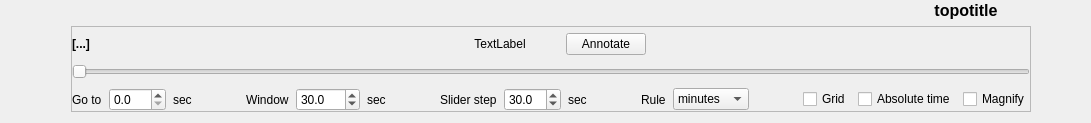
      <widget class="QWidget" name="layoutWidget">
       <layout class="QGridLayout" name="gridLayout_21">
        <property name="topMargin">
         <number>0</number>
        </property>
        <property name="rightMargin">
         <number>0</number>
        </property>
        <item row="0" column="1">
         <widget class="QWidget" name="_topoW" native="true">
          <property name="minimumSize">
           <size>
            <width>250</width>
            <height>0</height>
           </size>
          </property>
          <property name="maximumSize">
           <size>
            <width>300</width>
            <height>16777215</height>
           </size>
          </property>
          <layout class="QVBoxLayout" name="verticalLayout_31">
           <property name="spacing">
            <number>0</number>
           </property>
           <property name="leftMargin">
            <number>0</number>
           </property>
           <property name="topMargin">
            <number>0</number>
           </property>
           <property name="rightMargin">
            <number>0</number>
           </property>
           <property name="bottomMargin">
            <number>0</number>
           </property>
           <item>
            <layout class="QVBoxLayout" name="_topoLayout">
             <property name="topMargin">
              <number>0</number>
             </property>
             <item>
              <widget class="QLabel" name="_topoTitle">
               <property name="maximumSize">
                <size>
                 <width>16777215</width>
                 <height>40</height>
                </size>
               </property>
               <property name="font">
                <font>
                 <pointsize>12</pointsize>
                 <weight>75</weight>
                 <bold>true</bold>
                </font>
               </property>
               <property name="text">
                <string>topotitle</string>
               </property>
               <property name="alignment">
                <set>Qt::AlignCenter</set>
               </property>
              </widget>
             </item>
            </layout>
           </item>
          </layout>
         </widget>
        </item>
        <item row="0" column="0">
         <spacer name="horizontalSpacer_13">
          <property name="orientation">
           <enum>Qt::Horizontal</enum>
          </property>
          <property name="sizeHint" stdset="0">
           <size>
            <width>40</width>
            <height>20</height>
           </size>
          </property>
         </spacer>
        </item>
        <item row="1" column="0" colspan="2">
         <layout class="QHBoxLayout" name="horizontalLayout_3">
          <property name="spacing">
           <number>6</number>
          </property>
          <property name="leftMargin">
           <number>20</number>
          </property>
          <property name="topMargin">
           <number>0</number>
          </property>
          <property name="rightMargin">
           <number>20</number>
          </property>
          <property name="bottomMargin">
           <number>0</number>
          </property>
          <item>
           <spacer name="horizontalSpacer_17">
            <property name="orientation">
             <enum>Qt::Horizontal</enum>
            </property>
            <property name="sizeHint" stdset="0">
             <size>
              <width>40</width>
              <height>20</height>
             </size>
            </property>
           </spacer>
          </item>
          <item>
           <widget class="QFrame" name="_slFrame">
            <property name="minimumSize">
             <size>
              <width>0</width>
              <height>0</height>
             </size>
            </property>
            <property name="frameShape">
             <enum>QFrame::StyledPanel</enum>
            </property>
            <property name="frameShadow">
             <enum>QFrame::Raised</enum>
            </property>
            <layout class="QVBoxLayout" name="verticalLayout_15">
             <property name="spacing">
              <number>0</number>
             </property>
             <property name="leftMargin">
              <number>0</number>
             </property>
             <property name="topMargin">
              <number>0</number>
             </property>
             <property name="rightMargin">
              <number>0</number>
             </property>
             <property name="bottomMargin">
              <number>0</number>
             </property>
             <item>
              <layout class="QGridLayout" name="gridLayout_7">
               <property name="topMargin">
                <number>0</number>
               </property>
               <property name="horizontalSpacing">
                <number>7</number>
               </property>
               <property name="verticalSpacing">
                <number>9</number>
               </property>
               <item row="0" column="0" colspan="18">
                <layout class="QHBoxLayout" name="horizontalLayout_22">
                 <property name="topMargin">
                  <number>6</number>
                 </property>
                 <item>
                  <widget class="QLabel" name="_txtCursor">
                   <property name="font">
                    <font>
                     <weight>75</weight>
                     <bold>true</bold>
                    </font>
                   </property>
                   <property name="text">
                    <string>[...]</string>
                   </property>
                  </widget>
                 </item>
                 <item>
                  <spacer name="horizontalSpacer_18">
                   <property name="orientation">
                    <enum>Qt::Horizontal</enum>
                   </property>
                   <property name="sizeHint" stdset="0">
                    <size>
                     <width>40</width>
                     <height>20</height>
                    </size>
                   </property>
                  </spacer>
                 </item>
                 <item>
                  <widget class="QLabel" name="_SlText">
                   <property name="text">
                    <string>TextLabel</string>
                   </property>
                   <property name="alignment">
                    <set>Qt::AlignCenter</set>
                   </property>
                   <property name="margin">
                    <number>0</number>
                   </property>
                  </widget>
                 </item>
                 <item>
                  <spacer name="horizontalSpacer_33">
                   <property name="orientation">
                    <enum>Qt::Horizontal</enum>
                   </property>
                   <property name="sizeType">
                    <enum>QSizePolicy::Minimum</enum>
                   </property>
                   <property name="sizeHint" stdset="0">
                    <size>
                     <width>40</width>
                     <height>20</height>
                    </size>
                   </property>
                  </spacer>
                 </item>
                 <item>
                  <widget class="QPushButton" name="_AnnotateRun">
                   <property name="text">
                    <string>Annotate</string>
                   </property>
                  </widget>
                 </item>
                 <item>
                  <spacer name="horizontalSpacer_29">
                   <property name="orientation">
                    <enum>Qt::Horizontal</enum>
                   </property>
                   <property name="sizeHint" stdset="0">
                    <size>
                     <width>40</width>
                     <height>20</height>
                    </size>
                   </property>
                  </spacer>
                 </item>
                </layout>
               </item>
               <item row="1" column="0" colspan="18">
                <widget class="QSlider" name="_SlVal">
                 <property name="orientation">
                  <enum>Qt::Horizontal</enum>
                 </property>
                 <property name="tickPosition">
                  <enum>QSlider::NoTicks</enum>
                 </property>
                 <property name="tickInterval">
                  <number>10</number>
                 </property>
                </widget>
               </item>
               <item row="2" column="0">
                <widget class="QLabel" name="label">
                 <property name="text">
                  <string>Go to</string>
                 </property>
                </widget>
               </item>
               <item row="2" column="1">
                <widget class="QDoubleSpinBox" name="_SlGoto">
                 <property name="decimals">
                  <number>1</number>
                 </property>
                </widget>
               </item>
               <item row="2" column="2">
                <widget class="QLabel" name="label_12">
                 <property name="text">
                  <string>sec</string>
                 </property>
                </widget>
               </item>
               <item row="2" column="3">
                <spacer name="horizontalSpacer_4">
                 <property name="orientation">
                  <enum>Qt::Horizontal</enum>
                 </property>
                 <property name="sizeType">
                  <enum>QSizePolicy::Maximum</enum>
                 </property>
                 <property name="sizeHint" stdset="0">
                  <size>
                   <width>40</width>
                   <height>20</height>
                  </size>
                 </property>
                </spacer>
               </item>
               <item row="2" column="4">
                <widget class="QLabel" name="label_3">
                 <property name="text">
                  <string>Window</string>
                 </property>
                </widget>
               </item>
               <item row="2" column="5">
                <widget class="QDoubleSpinBox" name="_SigWin">
                 <property name="decimals">
                  <number>1</number>
                 </property>
                 <property name="maximum">
                  <double>1000.000000000000000</double>
                 </property>
                 <property name="value">
                  <double>30.000000000000000</double>
                 </property>
                </widget>
               </item>
               <item row="2" column="6">
                <widget class="QLabel" name="label_4">
                 <property name="text">
                  <string>sec</string>
                 </property>
                </widget>
               </item>
               <item row="2" column="7">
                <spacer name="horizontalSpacer_5">
                 <property name="orientation">
                  <enum>Qt::Horizontal</enum>
                 </property>
                 <property name="sizeType">
                  <enum>QSizePolicy::Expanding</enum>
                 </property>
                 <property name="sizeHint" stdset="0">
                  <size>
                   <width>40</width>
                   <height>20</height>
                  </size>
                 </property>
                </spacer>
               </item>
               <item row="2" column="8">
                <widget class="QLabel" name="label_5">
                 <property name="text">
                  <string>Slider step</string>
                 </property>
                </widget>
               </item>
               <item row="2" column="9">
                <widget class="QDoubleSpinBox" name="_SigSlStep">
                 <property name="decimals">
                  <number>1</number>
                 </property>
                 <property name="minimum">
                  <double>0.100000000000000</double>
                 </property>
                 <property name="value">
                  <double>30.000000000000000</double>
                 </property>
                </widget>
               </item>
               <item row="2" column="10">
                <widget class="QLabel" name="label_6">
                 <property name="text">
                  <string>sec</string>
                 </property>
                </widget>
               </item>
               <item row="2" column="11">
                <spacer name="horizontalSpacer_6">
                 <property name="orientation">
                  <enum>Qt::Horizontal</enum>
                 </property>
                 <property name="sizeHint" stdset="0">
                  <size>
                   <width>40</width>
                   <height>20</height>
                  </size>
                 </property>
                </spacer>
               </item>
               <item row="2" column="12">
                <widget class="QLabel" name="label_31">
                 <property name="text">
                  <string>Rule</string>
                 </property>
                </widget>
               </item>
               <item row="2" column="13">
                <widget class="QComboBox" name="_slRules">
                 <property name="currentIndex">
                  <number>1</number>
                 </property>
                 <item>
                  <property name="text">
                   <string>seconds</string>
                  </property>
                 </item>
                 <item>
                  <property name="text">
                   <string>minutes</string>
                  </property>
                 </item>
                 <item>
                  <property name="text">
                   <string>hours</string>
                  </property>
                 </item>
                </widget>
               </item>
               <item row="2" column="14">
                <spacer name="horizontalSpacer_3">
                 <property name="orientation">
                  <enum>Qt::Horizontal</enum>
                 </property>
                 <property name="sizeHint" stdset="0">
                  <size>
                   <width>40</width>
                   <height>20</height>
                  </size>
                 </property>
                </spacer>
               </item>
               <item row="2" column="15">
                <widget class="QCheckBox" name="_slGrid">
                 <property name="text">
                  <string>Grid</string>
                 </property>
                 <property name="checked">
                  <bool>false</bool>
                 </property>
                </widget>
               </item>
               <item row="2" column="16">
                <widget class="QCheckBox" name="_slAbsTime">
                 <property name="text">
                  <string>Absolute time</string>
                 </property>
                </widget>
               </item>
               <item row="2" column="17">
                <widget class="QCheckBox" name="_slMagnify">
                 <property name="text">
                  <string>Magnify</string>
                 </property>
                </widget>
               </item>
              </layout>
             </item>
            </layout>
           </widget>
          </item>
          <item>
           <spacer name="horizontalSpacer_16">
            <property name="orientation">
             <enum>Qt::Horizontal</enum>
            </property>
            <property name="sizeHint" stdset="0">
             <size>
              <width>40</width>
              <height>20</height>
             </size>
            </property>
           </spacer>
          </item>
         </layout>
        </item>
       </layout>
      </widget>
